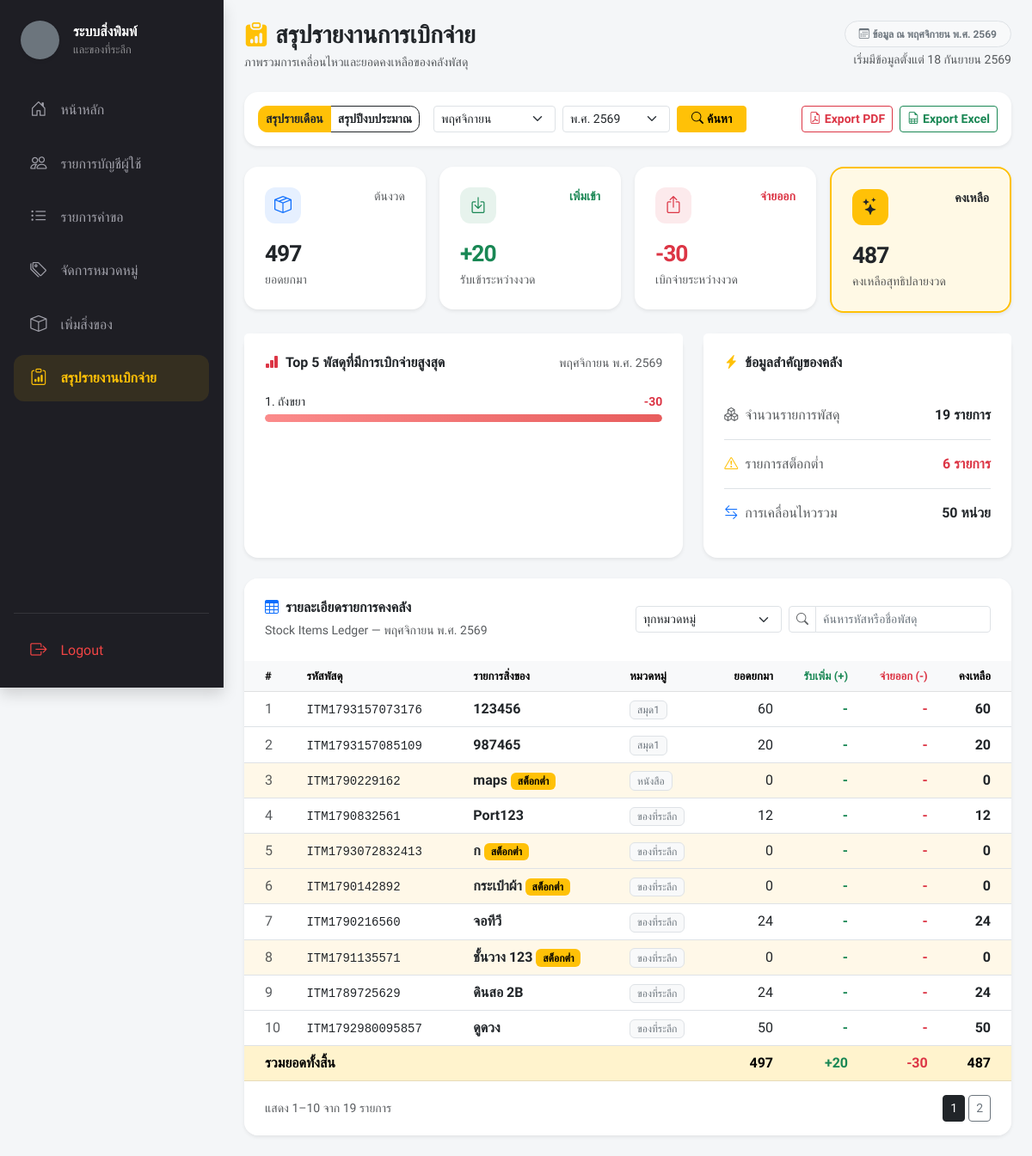
The page /index.php?page=inventory_report (signed in) on the database its author committed.
### tables this page shows
CREATE TABLE `items` (
  `id` int(11) NOT NULL,
  `item_code` varchar(20) NOT NULL,
  `category_id` int(11) NOT NULL,
  `name` varchar(200) NOT NULL,
  `description` text DEFAULT NULL,
  `current_stock` int(11) DEFAULT 0,
  `is_active` tinyint(1) NOT NULL DEFAULT 1,
  `low_stock_threshold` int(11) DEFAULT 10,
  `images` text DEFAULT NULL,
  `created_at` datetime DEFAULT current_timestamp()
);

### views/admin/inventory_report.php (the view, shortened to what this page needs)
<?php
$thaiMonths = [1 => 'มกราคม', 2 => 'กุมภาพันธ์', 3 => 'มีนาคม', 4 => 'เมษายน', 5 => 'พฤษภาคม', 6 => 'มิถุนายน', 7 => 'กรกฎาคม', 8 => 'สิงหาคม', 9 => 'กันยายน', 10 => 'ตุลาคม', 11 => 'พฤศจิกายน', 12 => 'ธันวาคม'];
$reportMode = ($_GET['report_mode'] ?? 'monthly') === 'fiscal' ? 'fiscal' : 'monthly';
$availability = $pdo->query("SELECT MIN(activity_at) AS first_at, MAX(activity_at) AS last_at FROM (
    SELECT created_at AS activity_at FROM items WHERE created_at IS NOT NULL
    UNION ALL
    SELECT created_at AS activity_at FROM inventory_transactions WHERE created_at IS NOT NULL
) AS inventory_dates")->fetch(PDO::FETCH_ASSOC);
$firstDataTimestamp = strtotime($availability['first_at'] ?? 'now');
$lastDataTimestamp = strtotime($availability['last_at'] ?? 'now');
$firstCalendarYear = (int)date('Y', $firstDataTimestamp) + 543;
$lastCalendarYear = (int)date('Y', $lastDataTimestamp) + 543;
$firstMonth = (int)date('n', $firstDataTimestamp);
$lastMonth = (int)date('n', $lastDataTimestamp);
$fiscalYearFor = static fn(int $timestamp): int => (int)date('Y', $timestamp) + 543 + ((int)date('n', $timestamp) >= 10 ? 1 : 0);
$firstFiscalYear = $fiscalYearFor($firstDataTimestamp);
$lastFiscalYear = $fiscalYearFor($lastDataTimestamp);
$minYear = $reportMode === 'fiscal' ? $firstFiscalYear : $firstCalendarYear;
$maxYear = $reportMode === 'fiscal' ? $lastFiscalYear : $lastCalendarYear;
$defaultYear = $maxYear;
$defaultMonth = $lastMonth;
$selectedYear = (int)($_GET['year'] ?? $defaultYear);
$selectedMonth = (int)($_GET['month'] ?? $defaultMonth);
$monthOptions = array_filter($thaiMonths, static function ($number) use ($selectedYear, $firstCalendarYear, $lastCalendarYear, $firstMonth, $lastMonth) {
    return !($selectedYear === $firstCalendarYear && $number < $firstMonth)
        && !($selectedYear === $lastCalendarYear && $number > $lastMonth);
}, ARRAY_FILTER_USE_KEY);
$yearOptions = range($maxYear, $minYear);
$gregorianYear = $selectedYear - 543;
if ($reportMode === 'fiscal') {
    $periodStart = sprintf('%04d-10-01 00:00:00', $gregorianYear - 1);
    $periodEnd = sprintf('%04d-10-01 00:00:00', $gregorianYear);
    $periodLabel = 'ปีงบประมาณ พ.ศ. ' . $selectedYear;
} else {
    $periodStart = sprintf('%04d-%02d-01 00:00:00', $gregorianYear, $selectedMonth);
    $periodEnd = date('Y-m-d H:i:s', strtotime($periodStart . ' +1 month'));
    $periodLabel = $thaiMonths[$selectedMonth] . ' พ.ศ. ' . $selectedYear;
}
$ledgerStmt = $pdo->prepare("SELECT i.id, i.item_code, i.name, i.current_stock, i.low_stock_threshold, i.is_active, COALESCE(c.name, 'ไม่ระบุหมวดหมู่') AS category_name,
    COALESCE((SELECT t.current_stock FROM inventory_transactions t WHERE t.item_id = i.id AND t.created_at < :start_before ORDER BY t.created_at DESC, t.transaction_id DESC LIMIT 1),
    (SELECT t.previous_stock FROM inventory_transactions t WHERE t.item_id = i.id AND t.created_at >= :start_first AND t.created_at < :end_first ORDER BY t.created_at ASC, t.transaction_id ASC LIMIT 1), i.current_stock) AS opening_stock,
    COALESCE(SUM(CASE WHEN tx.quantity > 0 THEN tx.quantity ELSE 0 END), 0) AS qty_in,
    COALESCE(SUM(CASE WHEN tx.quantity < 0 THEN ABS(tx.quantity) ELSE 0 END), 0) AS qty_out
    FROM items i LEFT JOIN categories c ON c.category_id = i.category_id
    LEFT JOIN inventory_transactions tx ON tx.item_id = i.id AND tx.created_at >= :start_tx AND tx.created_at < :end_tx
    GROUP BY i.id, i.item_code, i.name, i.current_stock, i.low_stock_threshold, i.is_active, c.name ORDER BY i.name ASC");
$ledgerStmt->execute([':start_before' => $periodStart, ':start_first' => $periodStart, ':end_first' => $periodEnd, ':start_tx' => $periodStart, ':end_tx' => $periodEnd]);
$ledger = $ledgerStmt->fetchAll(PDO::FETCH_ASSOC);
$totals = ['opening' => 0, 'in' => 0, 'out' => 0, 'closing' => 0];
foreach ($ledger as &$item) {
    foreach (['opening_stock', 'qty_in', 'qty_out'] as $key) $item[$key] = (int)$item[$key];
    $item['closing_stock'] = $item['opening_stock'] + $item['qty_in'] - $item['qty_out'];
    $totals['opening'] += $item['opening_stock']; $totals['in'] += $item['qty_in']; $totals['out'] += $item['qty_out']; $totals['closing'] += $item['closing_stock'];
}
$topItems = array_values(array_filter($ledger, static fn($item) => $item['qty_out'] > 0));
usort($topItems, static fn($a, $b) => $b['qty_out'] <=> $a['qty_out']);
$topItems = array_slice($topItems, 0, 5);
$topMax = max(array_column($topItems, 'qty_out') ?: [1]);
$lowStockCount = count(array_filter($ledger, static fn($item) => $item['closing_stock'] <= (int)$item['low_stock_threshold']));
?>
<div class="d-flex flex-wrap justify-content-between align-items-start gap-3 mb-4">
 <div><h3 class="fw-bolder mb-1 text-dark"><i class="bi bi-clipboard-data-fill text-warning me-2"></i>สรุปรายงานการเบิกจ่าย</h3><p class="mb-0 text-muted small">ภาพรวมการเคลื่อนไหวและยอดคงเหลือของคลังพัสดุ</p></div>
 <div class="d-flex flex-column align-items-md-end gap-1"><span class="badge text-bg-light border text-secondary rounded-pill px-3 py-2"><i class="bi bi-calendar3 me-1"></i>ข้อมูล ณ <?= htmlspecialchars($periodLabel) ?></span><small class="text-muted">เริ่มมีข้อมูลตั้งแต่ <?= date('d', $firstDataTimestamp) . ' ' . $thaiMonths[(int)date('n', $firstDataTimestamp)] . ' ' . ((int)date('Y', $firstDataTimestamp) + 543) ?></small></div>
</div>
<div class="card border-0 rounded-4 shadow-sm mb-4 report-toolbar"><div class="card-body p-3 d-flex flex-wrap align-items-center gap-2">
 <div class="btn-group report-tabs"><a href="index.php?page=inventory_report&report_mode=monthly&month=<?= $selectedMonth ?>&year=<?= $selectedYear ?>" class="btn btn-outline-dark btn-sm fw-semibold <?= $reportMode === 'monthly' ? 'active' : '' ?>">สรุปรายเดือน</a><a href="index.php?page=inventory_report&report_mode=fiscal&year=<?= $selectedYear ?>" class="btn btn-outline-dark btn-sm fw-semibold <?= $reportMode === 'fiscal' ? 'active' : '' ?>">สรุปปีงบประมาณ</a></div>
 <form method="get" class="d-flex flex-wrap align-items-center gap-2 ms-lg-2"><input type="hidden" name="page" value="inventory_report"><input type="hidden" name="report_mode" value="<?= $reportMode ?>"><?php if ($reportMode === 'monthly'): ?><select name="month" class="form-select form-select-sm" style="width:142px"><?php foreach ($monthOptions as $number => $name): ?><option value="<?= $number ?>" <?= $selectedMonth === $number ? 'selected' : '' ?>><?= $name ?></option><?php endforeach; ?></select><?php endif; ?><select name="year" class="form-select form-select-sm" style="width:125px"><?php foreach ($yearOptions as $year): ?><option value="<?= $year ?>" <?= $selectedYear === $year ? 'selected' : '' ?>>พ.ศ. <?= $year ?></option><?php endforeach; ?></select><button class="btn btn-warning btn-sm fw-bold px-3"><i class="bi bi-search me-1"></i>ค้นหา</button></form>
 <div class="ms-lg-auto d-flex gap-2 report-actions"><button type="button" class="btn btn-outline-danger btn-sm fw-semibold" onclick="window.print()"><i class="bi bi-file-earmark-pdf me-1"></i>Export PDF</button><button type="button" class="btn btn-outline-success btn-sm fw-semibold" id="exportExcel"><i class="bi bi-file-earmark-spreadsheet me-1"></i>Export Excel</button></div>
</div></div>
<div class="row g-3 mb-4">
 <div class="col-12 col-sm-6 col-xl-3"><div class="card report-stat-card shadow-sm"><div class="card-body p-4"><div class="d-flex justify-content-between"><span class="stat-icon bg-primary bg-opacity-10 text-primary"><i class="bi bi-box-seam"></i></span><span class="small text-muted">ต้นงวด</span></div><div class="stat-number fw-bold mt-3"><?= number_format($totals['opening']) ?></div><div class="small text-muted">ยอดยกมา</div></div></div></div>
 <div class="col-12 col-sm-6 col-xl-3"><div class="card report-stat-card shadow-sm"><div class="card-body p-4"><div class="d-flex justify-content-between"><span class="stat-icon bg-success bg-opacity-10 text-success"><i class="bi bi-box-arrow-in-down"></i></span><span class="small text-success fw-semibold">เพิ่มเข้า</span></div><div class="stat-number fw-bold text-success mt-3">+<?= number_format($totals['in']) ?></div><div class="small text-muted">รับเข้าระหว่างงวด</div></div></div></div>
 <div class="col-12 col-sm-6 col-xl-3"><div class="card report-stat-card shadow-sm"><div class="card-body p-4"><div class="d-flex justify-content-between"><span class="stat-icon bg-danger bg-opacity-10 text-danger"><i class="bi bi-box-arrow-up"></i></span><span class="small text-danger fw-semibold">จ่ายออก</span></div><div class="stat-number fw-bold text-danger mt-3">-<?= number_format($totals['out']) ?></div><div class="small text-muted">เบิกจ่ายระหว่างงวด</div></div></div></div>
 <div class="col-12 col-sm-6 col-xl-3"><div class="card report-stat-card shadow-sm border border-warning border-2"><div class="card-body p-4 bg-warning bg-opacity-10 rounded-4"><div class="d-flex justify-content-between"><span class="stat-icon bg-warning text-dark"><i class="bi bi-stars"></i></span><span class="small text-dark fw-semibold">คงเหลือ</span></div><div class="stat-number fw-bold mt-3"><?= number_format($totals['closing']) ?></div><div class="small text-muted">คงเหลือสุทธิปลายงวด</div></div></div></div>
</div>
<div class="row g-4 mb-4"><div class="col-lg-7"><div class="card report-chart-card shadow-sm h-100"><div class="card-header bg-white border-0 pt-4 px-4 d-flex justify-content-between"><h6 class="fw-bold mb-0"><i class="bi bi-bar-chart-fill text-danger me-2"></i>Top 5 พัสดุที่มีการเบิกจ่ายสูงสุด</h6><span class="small text-muted"><?= htmlspecialchars($periodLabel) ?></span></div><div class="card-body px-4 pb-4"><?php if ($topItems): ?><?php foreach ($topItems as $index => $item): ?><div class="mb-3"><div class="d-flex justify-content-between gap-3 small mb-1"><span class="top-item-label" title="<?= htmlspecialchars($item['name']) ?>"><?= $index + 1 ?>. <?= htmlspecialchars($item['name']) ?></span><strong class="text-danger">-<?= number_format($item['qty_out']) ?></strong></div><div class="top-item-bar"><span style="width:<?= number_format(($item['qty_out'] / $topMax) * 100, 2) ?>%"></span></div></div><?php endforeach; ?><?php else: ?><div class="py-5 text-center text-muted"><i class="bi bi-bar-chart fs-1 d-block opacity-25 mb-2"></i>ยังไม่มีการจ่ายออกในช่วงเวลานี้</div><?php endif; ?></div></div></div>
 <div class="col-lg-5"><div class="card report-chart-card shadow-sm h-100"><div class="card-header bg-white border-0 pt-4 px-4"><h6 class="fw-bold mb-0"><i class="bi bi-lightning-charge-fill text-warning me-2"></i>ข้อมูลสำคัญของคลัง</h6></div><div class="card-body px-4 pb-4"><div class="d-flex justify-content-between py-3 border-bottom"><span class="text-muted"><i class="bi bi-boxes me-2"></i>จำนวนรายการพัสดุ</span><strong><?= number_format(count($ledger)) ?> รายการ</strong></div><div class="d-flex justify-content-between py-3 border-bottom"><span class="text-muted"><i class="bi bi-exclamation-triangle me-2 text-warning"></i>รายการสต็อกต่ำ</span><strong class="<?= $lowStockCount ? 'text-danger' : 'text-success' ?>"><?= number_format($lowStockCount) ?> รายการ</strong></div><div class="d-flex justify-content-between py-3"><span class="text-muted"><i class="bi bi-arrow-left-right me-2 text-primary"></i>การเคลื่อนไหวรวม</span><strong><?= number_format($totals['in'] + $totals['out']) ?> หน่วย</strong></div></div></div></div></div>
<div class="card border-0 rounded-4 shadow-sm overflow-hidden"><div class="card-header bg-white border-0 p-4 d-flex flex-wrap justify-content-between align-items-center gap-2"><div><h6 class="fw-bold mb-1"><i class="bi bi-table text-primary me-2"></i>รายละเอียดรายการคงคลัง</h6><span class="small text-muted">Stock Items Ledger — <?= htmlspecialchars($periodLabel) ?></span></div><div class="d-flex flex-wrap gap-2"><select id="categoryReportFilter" class="form-select form-select-sm" style="width:170px"><option value="all">ทุกหมวดหมู่</option><?php foreach ($categories as $category): ?><option value="<?= htmlspecialchars($category['name']) ?>"><?= htmlspecialchars($category['name']) ?></option><?php endforeach; ?></select><div class="input-group input-group-sm" style="width:235px"><span class="input-group-text bg-white"><i class="bi bi-search text-muted"></i></span><input id="reportSearch" type="search" class="form-control" placeholder="ค้นหารหัสหรือชื่อพัสดุ"></div></div></div>
 <div class="table-responsive"><table class="table report-table table-hover align-middle mb-0" id="inventoryReportTable"><thead class="table-light"><tr><th class="ps-4">#</th><th>รหัสพัสดุ</th><th>รายการสิ่งของ</th><th>หมวดหมู่</th><th class="text-end">ยอดยกมา</th><th class="text-end text-success">รับเพิ่ม (+)</th><th class="text-end text-danger">จ่ายออก (-)</th><th class="text-end pe-4">คงเหลือ</th></tr></thead><tbody><?php foreach ($ledger as $index => $item): $isLow = $item['closing_stock'] <= (int)$item['low_stock_threshold']; ?><tr class="report-row <?= $isLow ? 'row-low-stock' : '' ?>" data-category="<?= htmlspecialchars($item['category_name']) ?>" data-search="<?= htmlspecialchars(mb_strtolower($item['item_code'] . ' ' . $item['name'], 'UTF-8')) ?>"><td class="ps-4 text-muted"><?= $index + 1 ?></td><td><span class="font-monospace small"><?= htmlspecialchars($item['item_code']) ?></span></td><td class="fw-semibold"><?= htmlspecialchars($item['name']) ?><?php if ($isLow): ?><span class="badge text-bg-warning ms-1">สต็อกต่ำ</span><?php endif; ?></td><td><span class="badge text-bg-light border text-secondary fw-normal"><?= htmlspecialchars($item['category_name']) ?></span></td><td class="text-end"><?= number_format($item['opening_stock']) ?></td><td class="text-end text-success fw-semibold"><?= $item['qty_in'] ? '+' . number_format($item['qty_in']) : '-' ?></td><td class="text-end text-danger fw-semibold"><?= $item['qty_out'] ? '-' . number_format($item['qty_out']) : '-' ?></td><td class="text-end pe-4 fw-bold"><?= number_format($item['closing_stock']) ?></td></tr><?php endforeach; ?><tr id="noReportResult" class="d-none"><td colspan="8" class="text-center text-muted py-4">ไม่พบรายการที่ค้นหา</td></tr></tbody><tfoot class="table-warning"><tr class="fw-bold"><td colspan="4" class="ps-4">รวมยอดทั้งสิ้น</td><td class="text-end"><?= number_format($totals['opening']) ?></td><td class="text-end text-success">+<?= number_format($totals['in']) ?></td><td class="text-end text-danger">-<?= number_format($totals['out']) ?></td><td class="text-end pe-4"><?= number_format($totals['closing']) ?></td></tr></tfoot></table></div>
 <div class="card-footer bg-white border-0 px-4 py-3 d-flex justify-content-between align-items-center"><span id="reportCount" class="small text-muted"></span><nav id="reportPagination"></nav></div></div>

### assets/css/style.css (style rules this page uses)
:root { --portal-ink: #1e1e24; --portal-yellow: #ffc107; --portal-surface: #f8f9fa; }
body { background: var(--portal-surface); }

### includes/header.php (style rules this page uses)
body, .container-fluid, .card, .btn, table, input, select { font-family: 'Prompt', sans-serif !important; }
::placeholder { color: #6c757d !important; opacity: 1 !important; }

### views/admin/inventory_report.php (style rules this page uses)
.report-tabs .btn { border-radius:.65rem }
.report-tabs .btn.active { background:#ffc107;border-color:#ffc107;color:#212529 }
.report-stat-card,.report-chart-card { border:0;border-radius:1rem }
.report-stat-card { min-height:142px }
.stat-icon { width:42px;height:42px;border-radius:.75rem;display:inline-flex;align-items:center;justify-content:center;font-size:1.25rem }
.stat-number { font-size:clamp(1.55rem,2.2vw,2.15rem);letter-spacing:-.04em }
.top-item-label { max-width:70%;overflow:hidden;white-space:nowrap;text-overflow:ellipsis }
.top-item-bar { height:9px;border-radius:999px;background:#f1f3f5;overflow:hidden }
.top-item-bar span { display:block;height:100%;border-radius:inherit;background:linear-gradient(90deg,#fb8b8b,#e85d5d) }
.report-table th { white-space:nowrap;font-size:.82rem }
.row-low-stock td { background-color:#fff8e8!important }

### rows shown on the page
items: name "ถังขยา", qty_out "30"
items: item_code "ITM1793157073176", name "123456", category_name "สมุด1", opening_stock "60", current_stock "60"
items: item_code "ITM1793157085109", name "987465", category_name "สมุด1", opening_stock "20", current_stock "20"
items: item_code "ITM1790229162", name "maps", low_stock_threshold "สต็อกต่ำ", category_name "หนังสือ", opening_stock "0", current_stock "0"
items: item_code "ITM1790832561", name "Port123", category_name "ของที่ระลึก", opening_stock "12", current_stock "12"
items: item_code "ITM1793072832413", name "ก", low_stock_threshold "สต็อกต่ำ", category_name "ของที่ระลึก", opening_stock "0", current_stock "0"
items: item_code "ITM1790142892", name "กระเป๋าผ้า", low_stock_threshold "สต็อกต่ำ", category_name "ของที่ระลึก", opening_stock "0", current_stock "0"
items: item_code "ITM1790216560", name "จอทีวี", category_name "ของที่ระลึก", opening_stock "24", current_stock "24"
items: item_code "ITM1791135571", name "ชั้นวาง 123", low_stock_threshold "สต็อกต่ำ", category_name "ของที่ระลึก", opening_stock "0", current_stock "0"
items: item_code "ITM1789725629", name "ดินสอ 2B", category_name "ของที่ระลึก", opening_stock "24", current_stock "24"
items: item_code "ITM1792980095857", name "ดูดวง", category_name "ของที่ระลึก", opening_stock "50", current_stock "50"

### other values the page prints
$periodLabel "พฤศจิกายน พ.ศ. 2569"
date('d', $firstDataTimestamp) "18"
$thaiMonths[(int)date('n', $firstDataTimestamp)] "กันยายน"
$totals['opening'] "497"
$totals['in'] "20"
$totals['out'] "30"
$totals['closing'] "487"
count($ledger) "19"
$lowStockCount "6"
$totals['in'] + $totals['out'] "50"
form field month "พฤศจิกายน"
